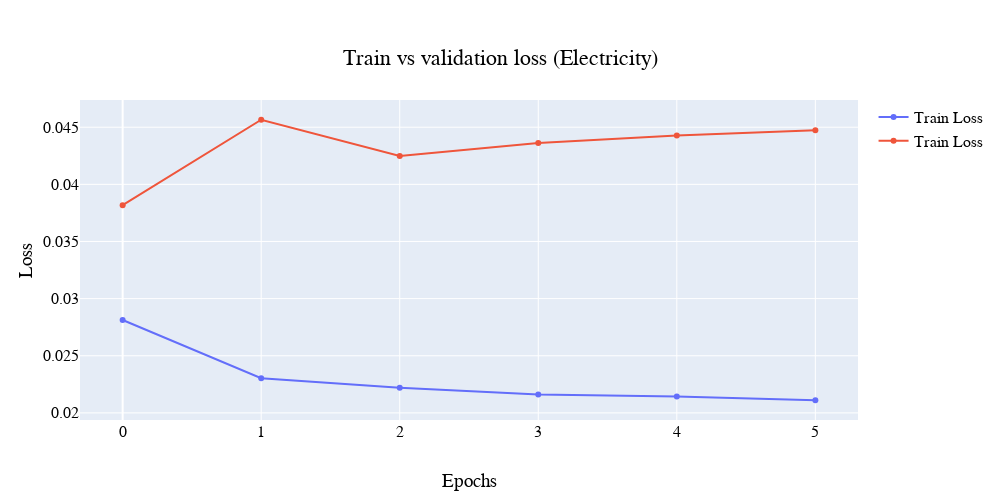

Notebook cell for this chart:
### Code cell
vis.plot_train_vs_val_loss(history=elec_dropout_history, a='Electricity')

### Figure 1 — Plotly figure (JSON) as saved in the notebook; plotly's stock layout.template omitted (floating-point values rounded to 4 significant figures)
{"data": [{"name": "Train Loss", "type": "scatter", "y": [0.02813, 0.02304, 0.0222, 0.02161, 0.02142, 0.02111]}, {"name": "Train Loss", "type": "scatter", "y": [0.03818, 0.04565, 0.04248, 0.04362, 0.04427, 0.04474]}], "layout": {"font": {"color": "black", "family": "Courier New, monospace", "size": 16}, "height": 500, "title": {"text": "Train vs validation loss (Electricity)", "x": 0.5, "xanchor": "center", "y": 0.9, "yanchor": "top"}, "width": 1000, "xaxis": {"autorange": true, "range": [-0.3089, 5.309], "title": {"text": "Epochs"}}, "yaxis": {"autorange": true, "range": [0.01938, 0.04738], "title": {"text": "Loss"}, "type": "linear"}}}
